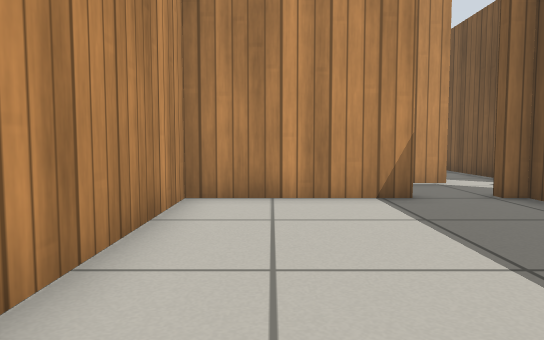
view 1 (above)

22 first-person views from a walk through a Gazebo world. The camera is 0.5 m above the floor, tilts 4° down and sees 70° across. The floor is counted in squares, 0.5 m on a side. Each view is taken from the middle of a square. On the plan, view 1 faces up. The plan holds only what a view shows up to about 13 squares ahead; the rest is blank. Gazebo's built-in surfaces are drawn with simple patterns.

view 2
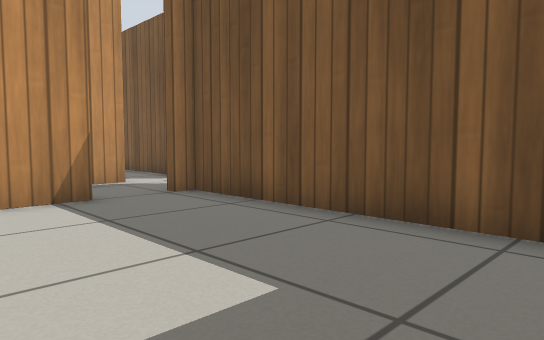

view 3
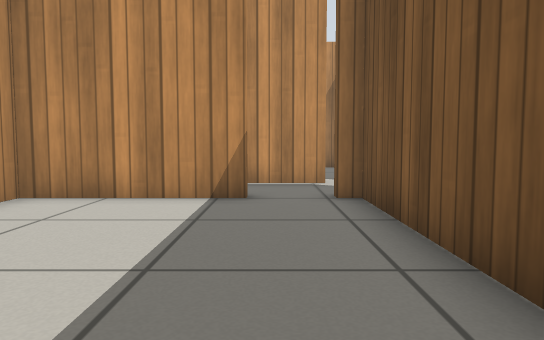

view 4
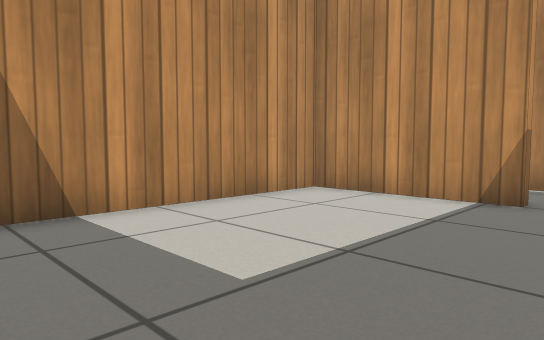

view 5
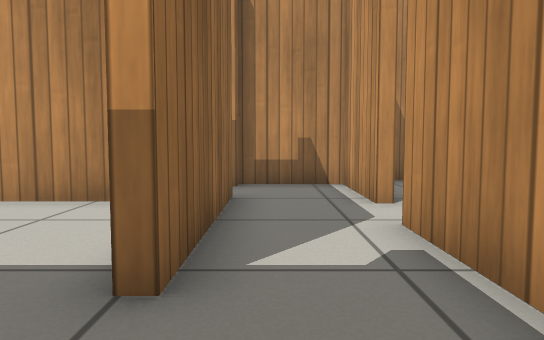

view 6
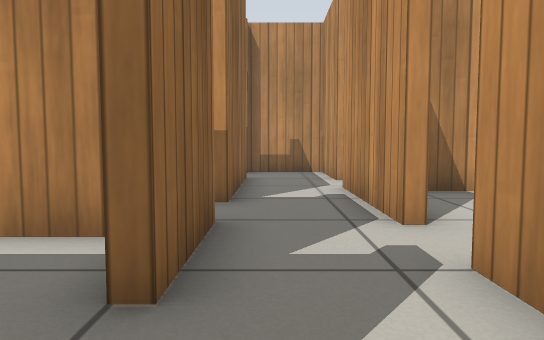

view 7
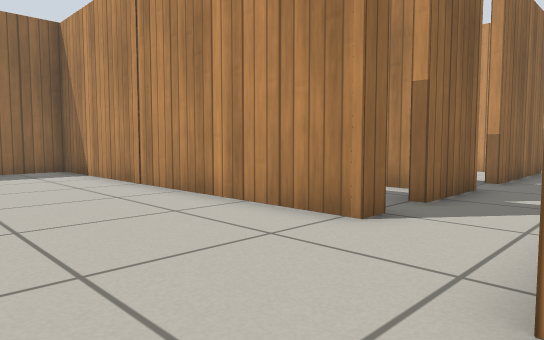

view 8
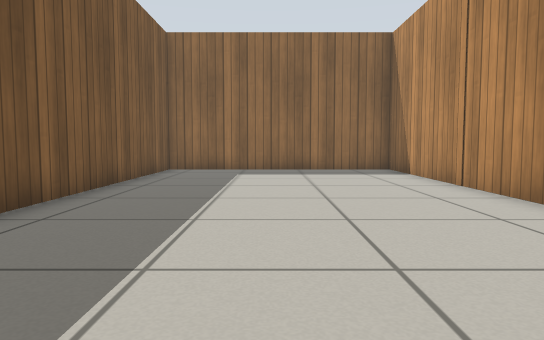

view 9
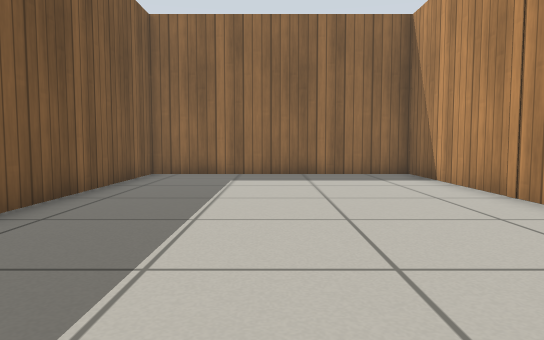

view 10
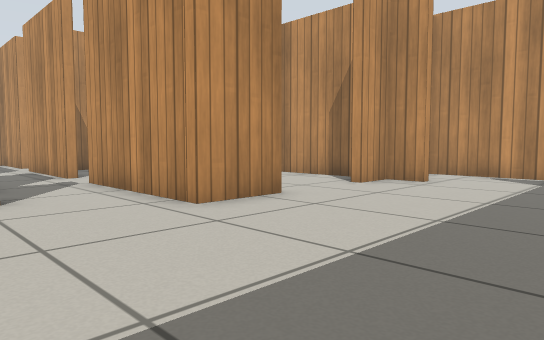

view 11
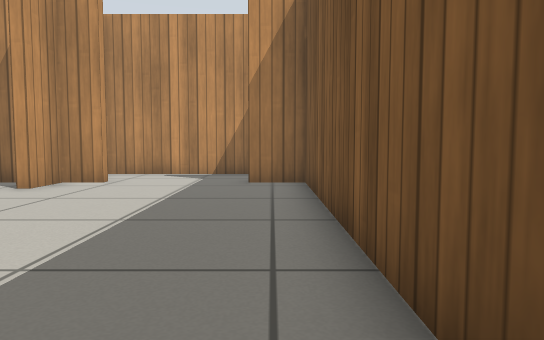

view 12
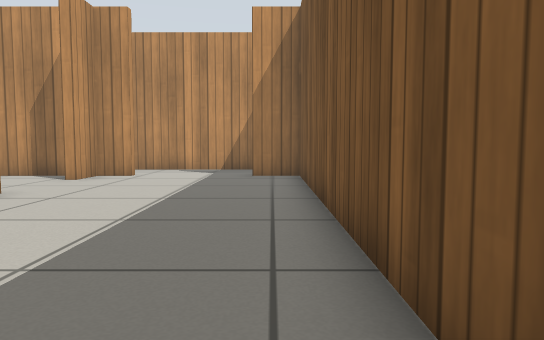

view 13
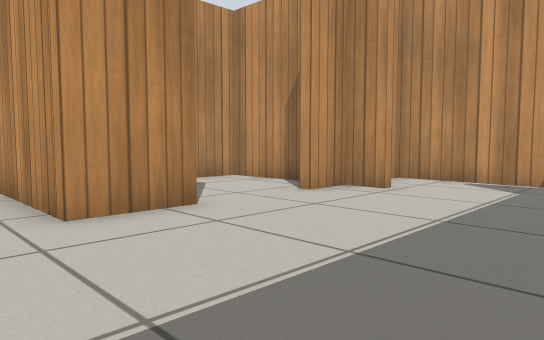

view 14
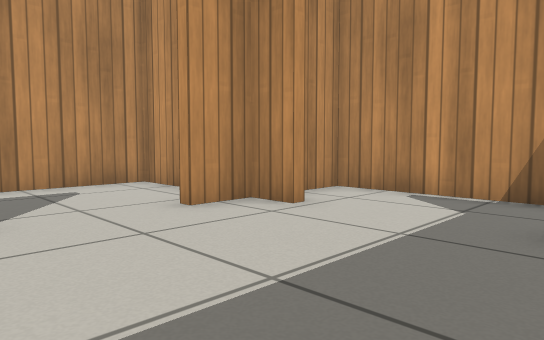

view 15
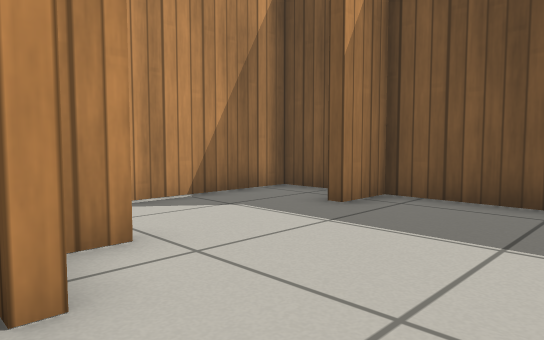

view 16
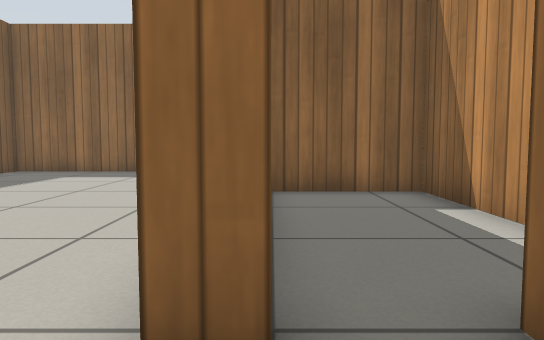

view 17
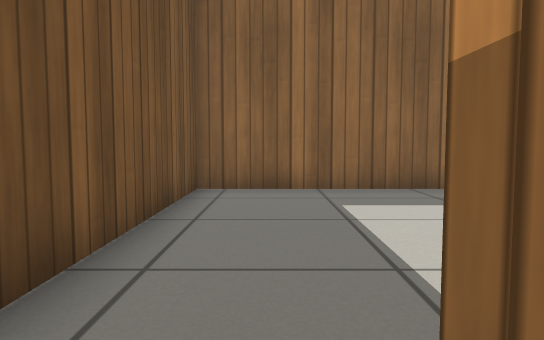

view 18
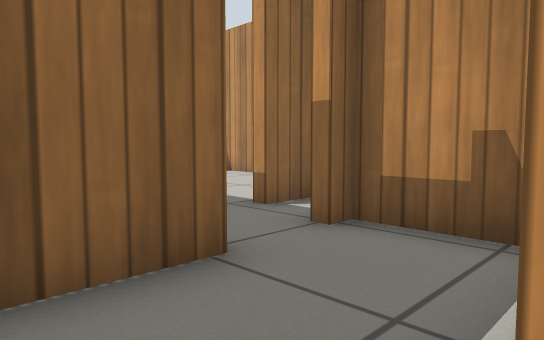

view 19
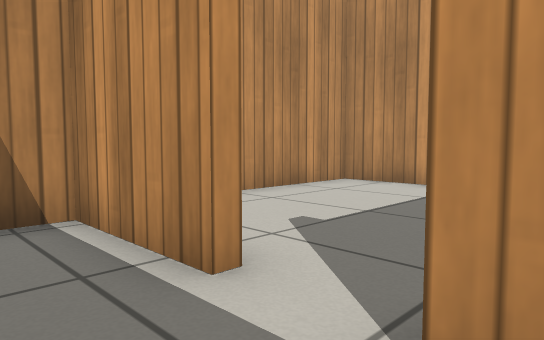

view 20
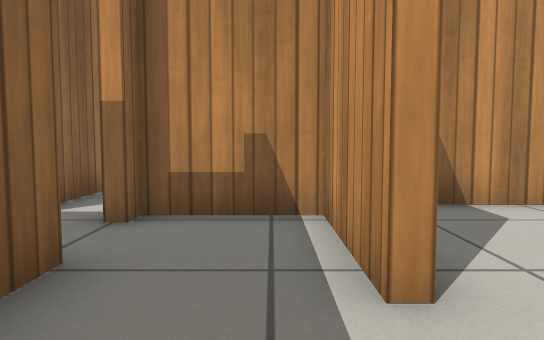

view 21
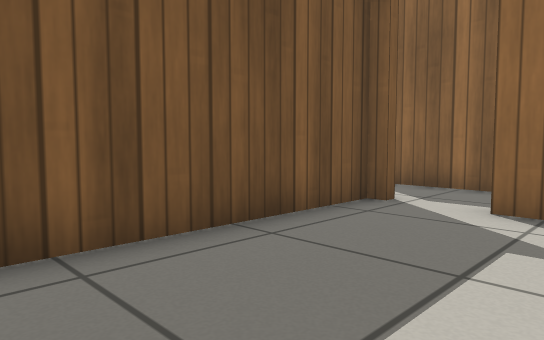

view 22
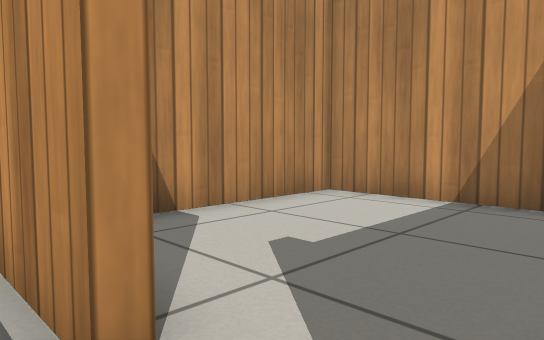

### Floor plan
Ten units are one square. View 1 is at (0, 0); x grows to the right and y downward. Boxes are objects, and circles mark ways between rooms. Rooms are numbered by the first view taken in them; rooms with no view inside come last. Other rooms are left out.
<svg viewBox="-57 -189 230 238">
<path fill="none" stroke="#000" d="M-8 3 46 3 46 -70M25 -70 -16 -70 -16 -9M46 -70 42 -70 42 -73 66 -73M43 -96 25 -96M25 -73 25 -70M80 -73 86 -73 86 44 168 44 168 -157 154 -157M107 -116 107 -96 76 -96M118 -157 107 -157 107 -144M97 -157 66 -157 66 -126M-20 -100 -14 -100 -14 -96M3 -96 3 -100 7 -100 7 -155M-29 -171 -52 -171 -52 -111M25 -96 3 -96M-22 -73 25 -73M49 -157 10 -157 10 -111M43 -100 43 -96M63 -110 63 -132M118 -161 118 -157M154 -157 154 -161M168 -170 168 -184 107 -184 107 -172M66 -73 66 -69M49 -62 49 -11 80 -11M76 -96 59 -96M-14 -96 -43 -96 -43 -73 -38 -73M-43 -55 -43 -51"/>
<circle cx="35" cy="-70" r="3" fill="#2a7"/>
<circle cx="15" cy="-85" r="3" fill="#2a7"/>
<circle cx="50" cy="-100" r="3" fill="#2a7"/>
<circle cx="60" cy="-85" r="3" fill="#2a7"/>
<circle cx="100" cy="-130" r="3" fill="#2a7"/>
<circle cx="135" cy="-160" r="3" fill="#2a7"/>
<circle cx="80" cy="-85" r="3" fill="#2a7"/>
<circle cx="-5" cy="-100" r="3" fill="#2a7"/>
<circle cx="-20" cy="-85" r="3" fill="#2a7"/>
<circle cx="-30" cy="-70" r="3" fill="#2a7"/>
<text x="10" y="-30">1</text>
<text x="40" y="-80">2</text>
<text x="130" y="-50">3</text>
<text x="80" y="-130">4</text>
<text x="-20" y="-130">5</text>
<text x="0" y="-90">6</text>
<text x="40" y="-130">7</text>
<text x="130" y="-170">8</text>
<text x="70" y="-50">9</text>
<text x="-30" y="-80">10</text>
<text x="-40" y="-60">11</text>
</svg>
Room 1 opens to room 2. Room 2 opens to room 6. Room 2 opens to room 7. Room 2 opens to room 9. Room 3 opens to room 4. Room 3 opens to room 8. Room 3 opens to room 9. Room 5 opens to room 6. Room 6 opens to room 10. Room 10 opens to room 11.

Where each view was taken, in squares from view 1:
view 1: 0 up, 0 right, facing up
view 2: 0 up, 0 right, facing up-right
view 3: 0 up, 3 right, facing up
view 4: 0 up, 4 right, facing up-left
view 5: 8 up, 5 right, facing left
view 6: 8 up, 9 right, facing left
view 7: 10 up, 13 right, facing down-left
view 8: 10 up, 13 right, facing down
view 9: 8 up, 13 right, facing down
view 10: 6 up, 16 right, facing up-left
view 11: 6 up, 16 right, facing up
view 12: 4 up, 16 right, facing up
view 13: 8 up, 16 right, facing up-left
view 14: 11 up, 16 right, facing up-left
view 15: 12 up, 10 right, facing up-right
view 16: 9 up, 8 right, facing down
view 17: 8 up, 3 right, facing down
view 18: 10 up, 0 right, facing down-left
view 19: 8 up, 1 right, facing up-left
view 20: 9 up, 1 right, facing left
view 21: 16 up, 3 left, facing down-right
view 22: 9 up, 6 right, facing up-left
